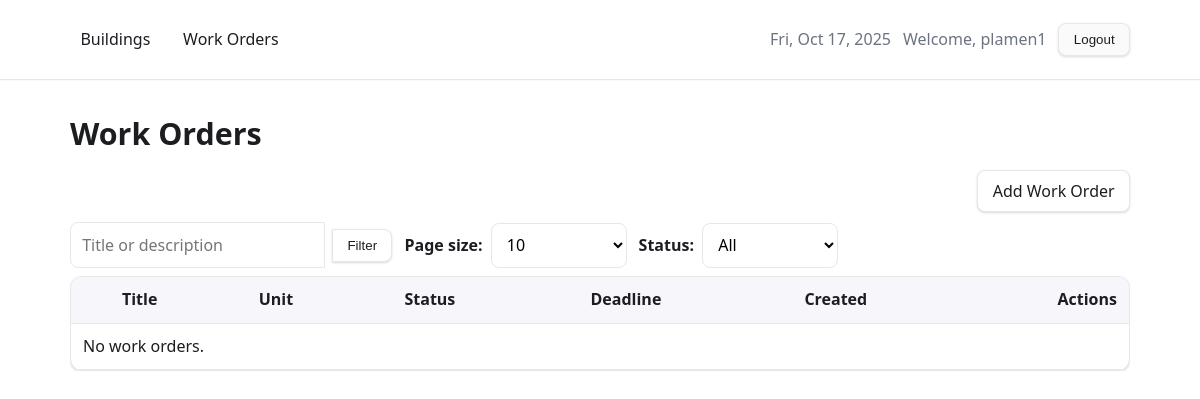
Before: /work-orders/ (signed in) with the older database file.
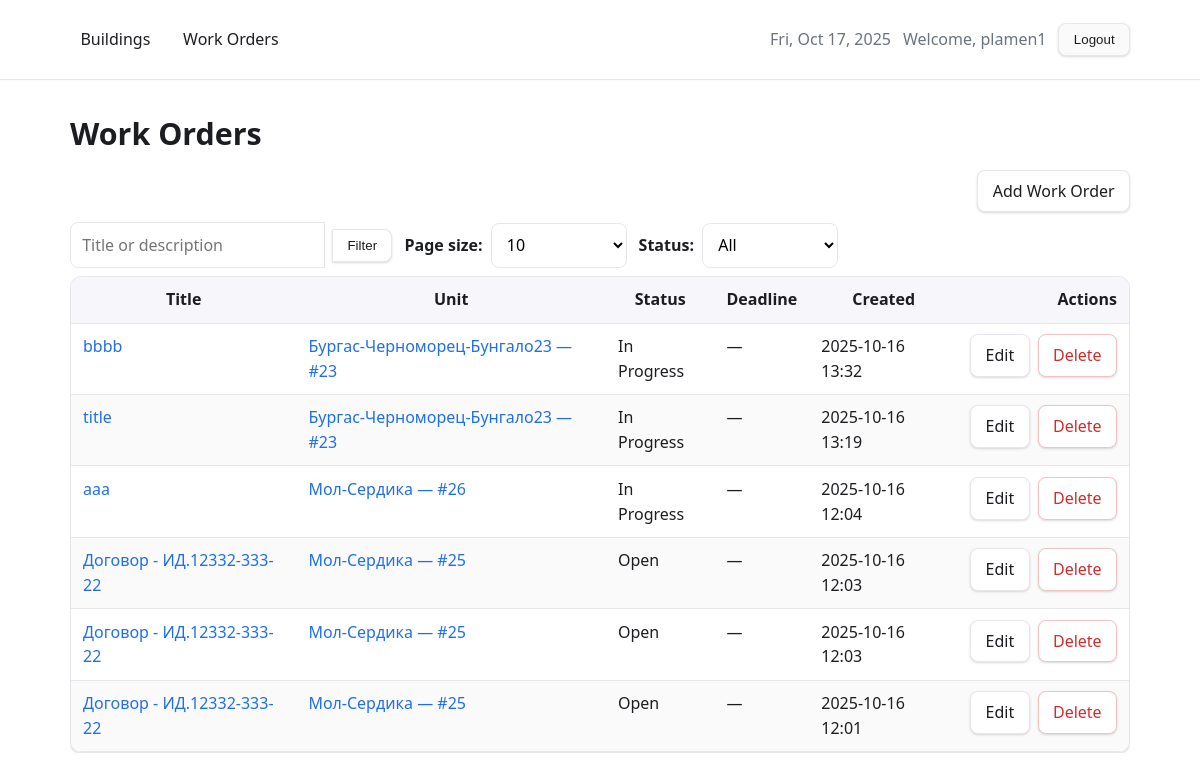
After: the same page with the newer database file.
### core/models.py (models this page shows, shortened)
class WorkOrder(models.Model):
    class Status(models.TextChoices):
        OPEN = "open", "Open"
        IN_PROGRESS = "in_progress", "In Progress"
        CLOSED = "closed", "Closed"
    building = models.ForeignKey(
        "core.Building",
        null=True,
        blank=True,
        on_delete=models.CASCADE,
        related_name="work_orders",
    )
    unit = models.ForeignKey(
        "core.Unit",
        null=True,
        blank=True,
        on_delete=models.SET_NULL,
        related_name="work_orders",
    )
    title = models.CharField(max_length=200)
    description = models.TextField(blank=True)
    status = models.CharField(
        max_length=20, choices=Status.choices, default=Status.OPEN
    )
    deadline = models.DateField(null=True, blank=True)
    created_at = models.DateTimeField(auto_now_add=True)

class Unit(models.Model):
    building = models.ForeignKey(
        Building,
        on_delete=models.CASCADE,
        related_name="units",
    )
    number = models.CharField(max_length=50)
    floor = models.IntegerField(validators=[MinValueValidator(-5)])
    is_occupied = models.BooleanField(default=False)
    description = models.TextField(blank=True, default="")
    class Meta:
        unique_together = ("building", "number")
        ordering = ["building__name", "floor", "number"]

class Building(models.Model):
    name = models.CharField(max_length=200)
    address = models.CharField(max_length=300)
    description = models.TextField(blank=True, default="")
    owner = models.ForeignKey(
        settings.AUTH_USER_MODEL,
        on_delete=models.SET_NULL,
        null=True,
        blank=True,
        related_name="buildings",
    )
    objects: BuildingQuerySet = BuildingQuerySet.as_manager()  # leverage annotations
    class Meta:
        ordering = ["name"]

### core/views.py (the view)
# urls.py: path("work-orders/", views.WorkOrderListView.as_view(), name="work_orders_list"),
class WorkOrderListView(NavContextMixin, LoginRequiredMixin, ListView):
    model = WorkOrder
    template_name = "core/work_orders_list.html"  # match your template path
    context_object_name = "orders"
    def get_queryset(self):
        qs = (
            WorkOrder.objects
            .select_related("unit", "unit__building", "building")
            .order_by("-created_at")
        )
        if not is_admin(self.request.user):
            qs = qs.filter(
                Q(unit__building__owner=self.request.user) |
                Q(building__owner=self.request.user)
            )
        q = (self.request.GET.get("q") or "").strip()
        if q:
            qs = qs.filter(Q(title__icontains=q) | Q(description__icontains=q))
        st = (self.request.GET.get("status") or "").strip()
        if st in dict(WorkOrder.Status.choices):
            qs = qs.filter(status=st)
        return qs
    def get_paginate_by(self, queryset):
        per = self.request.GET.get("per")
        return int(per) if (per and per.isdigit()) else 10
    def get_context_data(self, **kwargs):
        ctx = super().get_context_data(**kwargs)
        req = self.request
        ctx["q"] = (req.GET.get("q") or "").strip()
        ctx["status"] = (req.GET.get("status") or "").strip()
        ctx["per"] = self.get_paginate_by(self.get_queryset())
        ctx["per_choices"] = [10, 20, 50, 100]
        ctx["status_choices"] = WorkOrder.Status.choices
        return ctx

### core/views.py (called while the page is built)
def is_admin(user) -> bool:
    return bool(user and user.is_staff)

    def get_context_data(self, **kwargs):
        ctx = super().get_context_data(**kwargs)
        ctx["work_orders_enabled"] = False
        ctx["work_orders_url"] = None
        try:
            url = reverse("work_orders_list")
        except NoReverseMatch:
            url = None
        else:
            ctx["work_orders_enabled"] = True
            ctx["work_orders_url"] = url
        return ctx

### templates/core/work_orders_list.html (shortened to what this page needs)
{% extends "base.html" %}
{% block content %}
  <h1 class="mb-2">Work Orders</h1>
  <div class="row space-between" style="gap:1rem; align-items:center; flex-wrap:wrap;">
    <div><a class="btn" href="{% url 'work_order_create' %}">Add Work Order</a></div>
  </div>
  <form method="get" class="filter-grid" style="margin-top:.6rem; margin-bottom:.5rem;">
    <div class="input-group joined" style="min-width:320px; max-width:680px;">
      <input
        id="id_q"
        class="input-search"
        type="text"
        name="q"
        value="{{ q }}"
        placeholder="Title or description"
      />
      <button class="btn" type="submit">Filter</button>
    </div>
    <div class="row" style="gap:.5rem; align-items:center; justify-self:end; white-space:nowrap;">
      <label for="id_per" style="margin:0;">Page size:</label>
      <select id="id_per" name="per" onchange="this.form.submit()">
        {% for opt in per_choices %}
          <option value="{{ opt }}" {% if per == opt %}selected{% endif %}>{{ opt }}</option>
        {% endfor %}
      </select>
    </div>
    <div class="row" style="gap:.5rem; align-items:center; justify-self:end; white-space:nowrap;">
      <label for="id_status" style="margin:0;">Status:</label>
      <select id="id_status" name="status" onchange="this.form.submit()">
        <option value="" {% if not status %}selected{% endif %}>All</option>
      </select>
    </div>
  </form>
  <div class="table-wrap">
    <table class="bm-table">
      <thead>
        <tr>
          <th>Title</th>
          <th>Unit</th>
          <th>Status</th>
          <th>Deadline</th>
          <th>Created</th>
          <th class="text-right">Actions</th>
        </tr>
      </thead>
      <tbody>
        {% for w in orders %}
          <tr>
            <td><a href="{% url 'work_order_update' w.id %}">{{ w.title }}</a></td>
            <td>
              {% if w.unit_id %}
                <a href="{% url 'building_detail' w.unit.building_id %}">
                  {{ w.unit.building.name }} — #{{ w.unit.number }}
                </a>
              {% else %}—{% endif %}
            </td>
            <td>{{ w.get_status_display }}</td>
            <td>{% if w.deadline %}{{ w.deadline|date:"Y-m-d" }}{% else %}—{% endif %}</td>
            <td>{{ w.created_at|date:"Y-m-d H:i" }}</td>
            <td class="text-right">
              <div class="row" style="gap:.5rem; justify-content:flex-end; flex-wrap:nowrap; white-space:nowrap;">
                <a class="btn" href="{% url 'work_order_update' w.id %}">Edit</a>
                <a class="btn btn-danger" href="{% url 'work_order_delete' w.id %}">Delete</a>
              </div>
            </td>
          </tr>
        {% empty %}
          <tr><td colspan="6">No work orders.</td></tr>
        {% endfor %}
      </tbody>
    </table>
  </div>
{% endblock %}

### templates/base.html (shortened to what this page needs)
{% load static %}
<!doctype html>
<html lang="en">
  <head>
    <link rel="stylesheet" href="{% static 'css/app.css' %}">
  </head>
  <body>
    <header class="site-topbar">
      <div class="container row space-between">
        <nav class="left row gap" aria-label="Primary">
          {% block topbar_left %}
            <a class="navlink{% if request.path == request.build_absolute_uri|slice:':0' %}{% endif %}" href="{% url 'buildings_list' %}">Buildings</a>
            {% if work_orders_enabled and work_orders_url %}
              <a class="navlink" href="{{ work_orders_url }}">Work Orders</a>
            {% endif %}
          {% endblock %}
        </nav>
        <div class="right row gap">
          {% block topbar_right %}
            {% if user.is_authenticated %}
              <time class="muted" datetime="{% now 'c' %}">{% now 'D, M j, Y' %}</time>
              <span class="muted">Welcome, {{ user.get_full_name|default:user.username }}</span>
              <form class="inline-form" action="{% url 'logout' %}" method="post">
                <button type="submit" class="btn btn-secondary">Logout</button>
              </form>
            {% else %}
              <a class="btn" href="{% url 'login' %}">Login</a>
            {% endif %}
          {% endblock %}
        </div>
      </div>
    </header>
    <main class="container">
      {% block content %}{% endblock %}
    </main>
  </body>
</html>

### static/css/app.css (style rules this page uses)
:root { --bg:#ffffff; --bg-soft:#f7f7fb; --ink:#1c1d21; --muted:#6b7280; --primary:#1f6feb; --primary-600:#1a5bcc; --danger:#d12c2c; --danger-600:#b42323; --border:#e5e7eb; --radius:12px; --radius-sm:8px; --gap:.75rem; --shadow:0 1px 2px rgba(16,24,40,.06),0 1px 3px rgba(16,24,40,.10); }
* { box-sizing:border-box }
html,body { height:100% }
body { margin:0; font:16px/1.55 ui-sans-serif,system-ui,-apple-system,"Segoe UI",Roboto,Helvetica,Arial,sans-serif; color:var(--ink); background:var(--bg); }
.container { max-width:1100px;margin:0 auto;padding:1.25rem }
h1 { font-size:1.9rem;margin:.6rem 0 1rem }
.row { display:flex;align-items:center }
.space-between { justify-content:space-between }
.gap { gap:var(--gap) }
.mb-2 { margin-bottom:.8rem }
.muted { color:var(--muted) }
.text-right { text-align:right }
.inline-form { display:inline;margin:0 }
.site-topbar { position:sticky;top:0;z-index:50;background:var(--bg);border-bottom:1px solid var(--border);box-shadow:0 1px 0 rgba(0,0,0,.02) }
.navlink { color:var(--ink);text-decoration:none;padding:.45rem .65rem;border-radius:var(--radius-sm) }
a { color:var(--primary);text-decoration:none }
.btn { display:inline-flex;align-items:center;justify-content:center;gap:.35rem; padding:.5rem .9rem;border:1px solid var(--border);border-radius:var(--radius-sm); background:#fff;color:var(--ink);text-decoration:none;cursor:pointer;box-shadow:var(--shadow); }
.btn-secondary { background:#fafafa }
.btn-danger { background:#fff;border-color:#f2c2c2;color:var(--danger) }
form { max-width:48rem }
label { display:block;font-weight:600;margin-bottom:.35rem }
input[type="text"],input[type="number"],input[type="email"],input[type="tel"], input[type="password"],select,textarea { width:100%;padding:.6rem .7rem;border:1px solid var(--border); border-radius:var(--radius-sm);font:inherit;background:#fff; transition:border-color .15s,box-shadow .15s; }
.input-group { display:flex;align-items:center;gap:.5rem }
.input-search { flex:1;min-width:min(32rem,100%) }
.input-group .input-search { min-width:0 }
.input-group.joined > input[type="text"], .input-group.joined > select, .input-group.joined > textarea { border-top-right-radius:0;border-bottom-right-radius:0; }
.input-group.joined > .btn { border-top-left-radius:0;border-bottom-left-radius:0;margin-left:-1px; }
.table-wrap { max-width:100%;overflow-x:auto }
.bm-table { width:100%;border-collapse:separate;border-spacing:0;border:1px solid var(--border); border-radius:var(--radius);overflow:hidden;background:#fff;box-shadow:var(--shadow) }
.bm-table th,.bm-table td { padding:.65rem .75rem;border-bottom:1px solid var(--border);vertical-align:top }
.bm-table th { background:var(--bg-soft);font-weight:700 }
.bm-table tr:nth-child(even) td { background:#fafafa }
.filter-grid { display:grid; grid-template-columns: 1fr auto auto; gap:.75rem; align-items:end; }
.filter-grid .input-group, .filter-grid .input-group .input-search { min-width:0 }
.filter-grid select { min-width:8.5rem }

Changed rows visible on the page:
added WorkOrder: title "bbbb", unit.building.name "Бургас-Черноморец-Бунгало23", unit.number "23", status "In Progress", created_at "2025-10-16 13:32"
added WorkOrder: title "title", unit.building.name "Бургас-Черноморец-Бунгало23", unit.number "23", status "In Progress", created_at "2025-10-16 13:19"
added WorkOrder: title "aaa", unit.building.name "Мол-Сердика", unit.number "26", status "In Progress", created_at "2025-10-16 12:04"
added WorkOrder: title "Договор - ИД.12332-333-22", unit.building.name "Мол-Сердика", unit.number "25", status "Open", created_at "2025-10-16 12:03"
added WorkOrder: title "Договор - ИД.12332-333-22", unit.building.name "Мол-Сердика", unit.number "25", status "Open", created_at "2025-10-16 12:03"
added WorkOrder: title "Договор - ИД.12332-333-22", unit.building.name "Мол-Сердика", unit.number "25", status "Open", created_at "2025-10-16 12:01"
Other visible differences:
text no longer shown: "No work orders."
